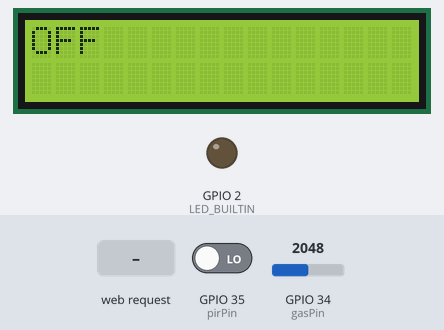
Recording of a sketch running on a simulated ESP32. On the bench: 16×2 character LCD, output pins drawn as LEDs (lit = HIGH). The test bench sets the inputs (shaded band); at power-on: GPIO 34 (gasPin) = 2048, GPIO 35 (pirPin) LOW. WiFi joins after 1.5 s; servers stay silent unless stated; what the sketch prints to the serial monitor is not drawn.

Above: at 2.7 s.
2.8 s: HTTP request GET /ON received
At 3.8 s:
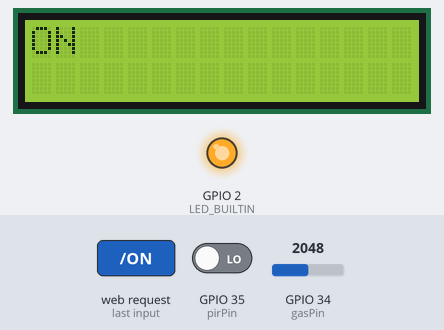
4.3 s: HTTP request GET /GAS received
At 5.3 s:
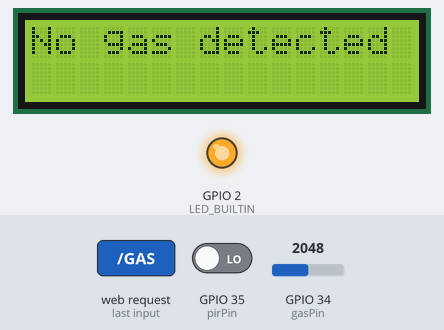
5.8 s: HTTP request GET /PIR received
At 6.3 s:
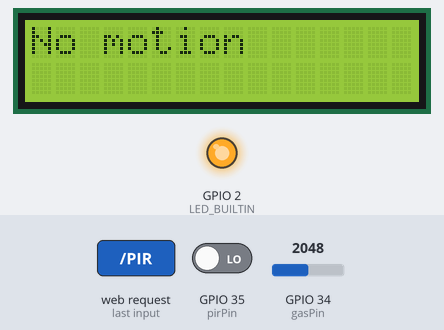
Timing chart, 0 to 8.8 s (numbered marks = the images above; inputs shaded):
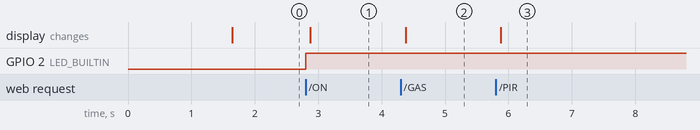

Measured:
- after the input at 2.8 s, GPIO 2 (LED_BUILTIN): LOW → HIGH at once; the display: changes after 0.07 s (image 1)
- after the input at 4.3 s, the display: changes after 0.08 s (image 2)
- after the input at 5.8 s, the display: changes after 0.08 s (image 3)

The sketch:

WiFi_ESP32.ino
```cpp
#include <WiFi.h>
#include <LiquidCrystal_I2C.h>

LiquidCrystal_I2C lcd(0x3f,16,2);  // set the LCD address to 0x27 for a 16 chars and 2 line display

#if CONFIG_FREERTOS_UNICORE
static const BaseType_t app_cpu = 0;
#else
static const BaseType_t app_cpu = 1;
#endif


//Add network hostname and password
const char* ssid     = "";
const char* password = "";

WiFiServer server(80);

//thread handle
static TaskHandle_t task_1 = NULL;
static TaskHandle_t task_2 = NULL;
static TaskHandle_t task_3 = NULL;
static TaskHandle_t task_4 = NULL;

//global variables
static int ledState = 0;
static String message = "OFF";
static int gasValue = 0;
static int pirStat = 0;
static int action = 0;


const int gasPin = 34;
const int pirPin = 35;

//callback function for turning a led on/off
void onOffLed(void* parameter)
{

  while(1)
  {
    digitalWrite(LED_BUILTIN,ledState);
    vTaskSuspend(task_1);
  }
}

//callback function for displaying messages on the LCD display
void printMessage(void* parameter)
{

  while(1)
  {
      lcd.init();
      lcd.backlight();
      lcd.setCursor(0,0);
      lcd.print(message);
      vTaskSuspend(task_2);
  }
}

//callback function for reading data from gas sensor
void readGas(void* parameter)
{

  while(1)
  {
      gasValue = analogRead(gasPin);
  }
}

//callback function for reading data from PIR sensor
void readPir(void* parameter)
{

  while(1)
  {
      pirStat = digitalRead(pirPin);
  }
}


void setup()
{
    Serial.begin(115200);
    pinMode(LED_BUILTIN, OUTPUT);
    pinMode(gasPin, INPUT);
    pinMode(pirPin, INPUT);

    lcd.init();
    lcd.backlight();

    delay(10);


    Serial.println();
    Serial.println();
    Serial.print("Connecting to ");
    Serial.println(ssid);

    WiFi.begin(ssid, password);

    while (WiFi.status() != WL_CONNECTED) {
        delay(500);
        Serial.print(".");
    }

    Serial.println("");
    Serial.println("WiFi connected.");
    Serial.println("IP address: ");
    Serial.println(WiFi.localIP());

    server.begin();


	//create tasks/threads
    xTaskCreatePinnedToCore(
      onOffLed,
      "Task 1",
      1024,
      NULL,
      1,
      &task_1,
      app_cpu);

   xTaskCreatePinnedToCore(
      printMessage,
      "Task 2",
      1024,
      NULL,
      1,
      &task_2,
      app_cpu);
    xTaskCreatePinnedToCore(
        readGas,
        "Task 3",
        1024,
        NULL,
        1,
        &task_3,
        app_cpu);

   xTaskCreatePinnedToCore(
        readPir,
        "Task 4",
        1024,
        NULL,
        1,
        &task_4,
        app_cpu);

//tasks 3 and 4 (reading from sensors) are suspended and will resume iff the according button is pressed
  vTaskSuspend(task_3);
  vTaskSuspend(task_4);

}

void loop(){


 WiFiClient client = server.available();   // listen for incoming clients

  if (client) {                             // if you get a client,
    Serial.println("New Client.");           // print a message out the serial port
    String currentLine = "";
    while (client.connected()) {            // loop while the client's connected
      if (client.available()) {             // if there's bytes to read from the client,
        char c = client.read();             // read a byte, then
        Serial.write(c);                    // print it out the serial monitor
        if (c == '\n')
        {                    // if the byte is a newline character
          // if the current line is blank, you got two newline characters in a row.
          // that's the end of the client HTTP request, so send a response:
          if (currentLine.length() == 0)
          {


            // HTTP headers always start with a response code (e.g. HTTP/1.1 200 OK)
            // and a content-type so the client knows what's coming, then a blank line:
            client.println("HTTP/1.1 200 OK");
            client.println("Content-type:text/html");
            client.println();
            client.print("<head><style>body {background-image: url(https://i.postimg.cc/rmPF0wh0/back.jpg);}</style></head>");
            if (action == 0) client.print("<p style=\"text-align:left;\"><img src=\"https://i.postimg.cc/D0rXgbYN/Component-120-1.png\" border=\"0\" alt=\"Logo\"></p>");
            if (action == 1) client.print("<p style=\"text-align:left;\"><img src=\"https://i.postimg.cc/ZKLNvpNB/Component-119-1.png\" border=\"0\" alt=\"Logo\"></p>");
            if (action == 2) client.print("<p style=\"text-align:left;\"><img src=\"https://i.postimg.cc/WbJ2QvN2/Component-122-1.png\" border=\"0\" alt=\"Logo\"></p>");
            if (action == 3) client.print("<p style=\"text-align:left;\"><img src=\"https://i.postimg.cc/CKMdyQrm/Component-124-1.png\" border=\"0\" alt=\"Logo\"></p>");
            if (action == 4) client.print("<p style=\"text-align:left;\"><img src=\"https://i.postimg.cc/Pf0BBvV7/Component-126-1.png\" border=\"0\" alt=\"Logo\"></p>");
            if (action == 5) client.print("<p style=\"text-align:left;\"><img src=\"https://i.postimg.cc/s226B30S/Component-127-1.png\" border=\"0\" alt=\"Logo\"></p>");
            client.print("<br>");
            client.print("<br>");
            client.print("<a href=\"/ON\"><img src=\"https://i.postimg.cc/SxZPyXNC/Component-131-1.png\" border=\"0\" alt=\"Logo\"></a>");
            client.print("&nbsp");
            client.print("&nbsp");
            client.print("&nbsp");
            client.print("&nbsp");
            client.print("&nbsp");
            client.print("&nbsp");
            client.print("<img src=\"https://i.postimg.cc/rmWxw5pY/Component-159-1.png\" border=\"0\" alt=\"Logo\">");
            client.print("<br>");
            client.print("<br>");
            client.print("<a href=\"/OFF\"><img src=\"https://i.postimg.cc/g0nTrYn5/Component-134-1.png\" border=\"0\" alt=\"Logo\"></a>");
            client.print("&nbsp");
            client.print("&nbsp");
            client.print("&nbsp");
            client.print("&nbsp");
            client.print("&nbsp");
            client.print("&nbsp");
            client.print("<img src=\"https://i.postimg.cc/J05XbmZN/Component-160-1.png\" border=\"0\" alt=\"Logo\">");
            client.print("<br>");
            client.print("<br>");
            client.print("<a href=\"/GAS\"><img src=\"https://i.postimg.cc/3r2YKH49/Component-140-1.png\" border=\"0\" alt=\"Logo\"></a>");
            client.print("&nbsp");
            client.print("&nbsp");
            client.print("&nbsp");
            client.print("&nbsp");
            client.print("&nbsp");
            client.print("&nbsp");
            client.print("<img src=\"https://i.postimg.cc/28mkJnN8/Component-163-1.png\" border=\"0\" alt=\"Logo\">");
            client.print("<br>");
            client.print("<br>");
            client.print("<a href=\"/PIR\"><img src=\"https://i.postimg.cc/G28gxYsr/Component-146-1.png\" border=\"0\" alt=\"Logo\"></a>");
            client.print("&nbsp");
            client.print("&nbsp");
            client.print("&nbsp");
            client.print("&nbsp");
            client.print("&nbsp");
            client.print("&nbsp");
            client.print("<img src=\"https://i.postimg.cc/Ss0Y3jGL/Component-162-1.png\" border=\"0\" alt=\"Logo\">");
            client.print("<br>");
            client.print("<br>");
            if (action == 0 || action == 1) client.print("<p style=\"text-align:left;\"><img src=\"https://i.postimg.cc/ZnqcKVWF/led1.jpg\" border=\"0\" alt=\"Logo\"></p>");
            if (action == 2 || action == 3) client.print("<p style=\"text-align:left;\"><img src=\"https://i.postimg.cc/t4xBxn7W/gas.jpg\" border=\"0\" alt=\"Logo\"></p>");
            if (action == 4 || action == 5) client.print("<p style=\"text-align:left;\"><img src=\"https://i.postimg.cc/vmvLrryg/pir.jpg\" border=\"0\" alt=\"Logo\"></p>");
            // The HTTP response ends with another blank line:
            client.println();
            // break out of the while loop:
            break;
          }
          else
          {    // if you got a newline, then clear currentLine:
            currentLine = "";
          }
        }
        else if (c != '\r')
        {
          // if you got anything else but a carriage return character,
          currentLine += c;      // add it to the end of the currentLine
        }
        // Check to see if the client request was "GET /ON"
        if (currentLine.endsWith("GET /ON"))
        {
          ledState = 1;
          message = "";
          message = "ON";
          vTaskResume(task_1);
          vTaskResume(task_2);
          action = 1;
        }
        if (currentLine.endsWith("GET /OFF"))
        {
          ledState = 0;
          message = "";
          message = "OFF";
          vTaskResume(task_1);
          vTaskResume(task_2);
          action = 0;
        }
        if (currentLine.endsWith("GET /GAS"))
        {
          vTaskResume(task_3);
          if (gasValue > 4000)
          {
             message = "";
             message = "GAS DETECTED!!!";
             action = 2;
          }
          else
          {
            message = "";
            message = "No gas detected";
            action = 3;
          }

          vTaskResume(task_2);
        }
        if (currentLine.endsWith("GET /PIR"))
        {
          vTaskResume(task_4);
          if (pirStat == HIGH)
          {
            message = "";
            message = "MOTION DETECTED!!!";
            action = 4;
          }
          else
          {
            message = "";
            message = "No motion";
            action = 5;
          }

          vTaskResume(task_2);
        }
      }
    }
    // close the connection:
    client.stop();
    Serial.println("Client Disconnected.");
  }
}
```
